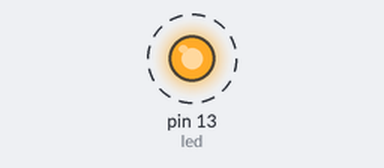
A sketch run on a simulated Arduino Uno, built with avr-gcc and run on an emulated ATmega328P. Shown: output pins drawn as LEDs (lit = HIGH). Dashed ring = blinking.

Above: at 0.5 s.
Timing chart, 0 to 4.6 s (numbered marks = the images above):
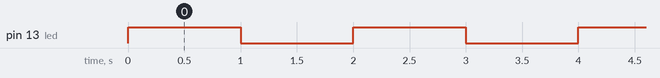

The sketch:

BLINK.ino
```cpp
int led =13;
const int onTime = 1000;
const int offTime = 1000;
void setup() {
 pinMode(led,OUTPUT);

}

void loop() {
  digitalWrite(led,HIGH);
  delay(onTime);
  digitalWrite(led,LOW);
  delay(offTime);
  }
```

Measured:
- by itself, pin 13 (led): alternates HIGH for 1.0 s and LOW for 1.0 s
